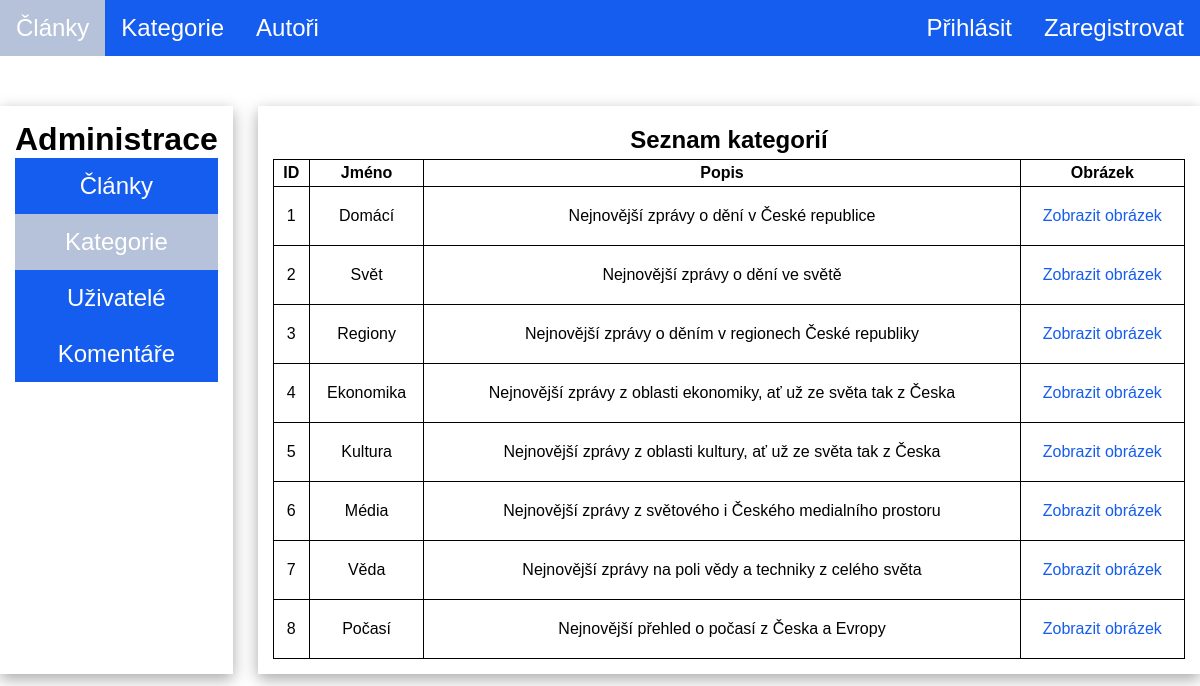
The page /administration_categories.php on the database as committed earlier.
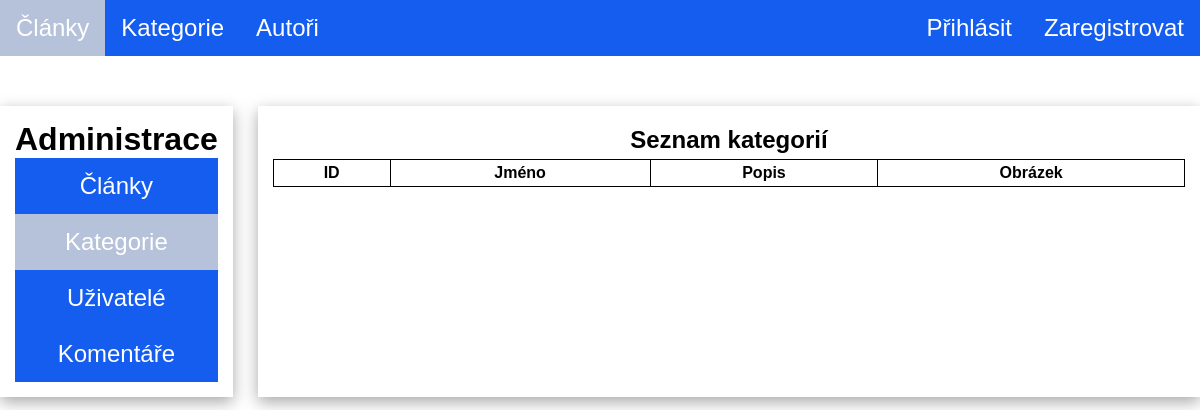
The same page on the database as committed later.
### tables this page shows
CREATE TABLE categories(
	id INT(6) UNSIGNED AUTO_INCREMENT PRIMARY KEY,
    name varchar(50),
    description VARCHAR(200),
    id_image INT(6) UNSIGNED,
    CONSTRAINT fk_id_image_categories FOREIGN KEY (id_image)
    REFERENCES images(id)
)
DEFAULT;

### Model/Database.php (called while the page is built, shortened)
<?php
class Database
{
    protected $conn;
    public function __construct()
    {
        $this->conn = new PDO(
            'mysql:host=' . self::HOST . ';dbname=' . self::DBNAME,
            self::USER,
            self::PASSWORD, [
            PDO::ATTR_ERRMODE => PDO::ERRMODE_EXCEPTION,
        ]);
        $this->conn->query('SET NAMES utf8');
    }
    public function select($sql)
    {
        $stmt = $this->execute($sql);
        return $stmt->fetchAll();
    }
    protected function execute($sql, $params = [])
    {
        $stmt = $this->conn->prepare($sql);
        $stmt->execute($params);
        return $stmt;
    }
}

### Model/CategoryRepo.php (called while the page is built, shortened)
<?php
class CategoryRepo
{
    protected $db;
    public function __construct(Database $db)
    {
        $this->db = $db;
    }
    public function getCategories(){
        $sql = 'SELECT * FROM categories';
        return $this->db->select($sql);
    }
}

### administration_categories.php (the view, shortened to what this page needs)
<!doctype html>
<html lang="en">
<head>
    <link rel="stylesheet" href="Style/administration.css">
</head>
<body>
<?php
require_once 'Model/Database.php';
require_once 'Model/CategoryRepo.php';
$db = new Database();
$repo = new CategoryRepo($db);
$categories = $repo->getCategories();
require_once 'nav_bar.php';
?>
<div class="administration">
    <?php require_once 'administration_menu.php'?>
    <div class="list">
        <div class="category_list">
            <div class="list_title">
                <h2 id="categories">Seznam kategorií</h2>
            </div>
            <table>
                <th>ID</th>
                <th>Jméno</th>
                <th>Popis</th>
                <th>Obrázek</th>
                <?php foreach ($categories as $category): ?>
                    <tr>
                        <td><p><?= $category['id'] ?></p></td>
                        <td><p><?= $category['name'] ?></p></td>
                        <td><p><?= $category['description'] ?></p></td>
                        <td><a href="<?= $category['image_url'] ?>">Zobrazit obrázek</a></td>
                    </tr>
                <?php endforeach; ?>
            </table>
        </div>
</div>
</body>
</html>

### nav_bar.php (shortened to what this page needs)
<!doctype html>
<html lang="en">
<head>
    <link rel="stylesheet" href="Style/nav_bar.css">
</head>
<body>
<?php
$selected = 'index';
$tabs = ['Články', 'Kategorie', 'Autoři', 'Administrace', 'Přidat článek'];
$pages = ['index.php', 'categories.php', 'authors.php', 'administration_articles.php', 'add_article.php'];
$is_logged = false;
?>
<div class="nav_bar">
    <ul>
        <?php foreach ($tabs as $i => $tab): ?>
            <?php if($i > 2): break; endif;?>
                <li><a class="<?= $selected === $pages[$i] ? 'selected' : '' ?>" href="<?= $pages[$i] ?>"><?= $tabs[$i] ?></a></li>
        <?php endforeach; ?>
        <div class="login_logout">
            <?php if($is_logged): ?>
                <li><a href="update_user.php?id=<?= $_SESSION['id'] ?>"><?= $_SESSION['name']. ' '. $_SESSION['surname']?></a></li>
                <li><a href="logout.php">Odhlásit</a></li>
            <?php else: ?>
                <li><a href="login.php">Přihlásit</a></li>
                <li><a href="register.php">Zaregistrovat</a></li>
            <?php endif; ?>
        </div>
    </ul>
</div>
</body>
</html>

### administration_menu.php (shortened to what this page needs)
<!doctype html>
<html lang="en">
<head>
    <link rel="stylesheet" href="Style/administration_menu.css">
</head>
<body>
<?php
$page = basename($_SERVER['PHP_SELF']);
?>
<div class="menu">
    <h1>Administrace</h1>
    <ul>
        <li class="<?= str_contains($page, 'articles') || str_contains($page, 'article') ? 'selected' : '' ?>"><a href="administration_articles.php">Články</a></li>
        <li class="<?= str_contains($page, 'categories')  || str_contains($page, 'category')? 'selected' : '' ?>"><a href="administration_categories.php">Kategorie</a></li>
        <li class="<?= str_contains($page, 'users') || str_contains($page, 'user') ? 'selected' : '' ?>"><a href="administration_users.php">Uživatelé</a></li>
        <li class="<?= str_contains($page, 'comments') || str_contains($page, 'comment') ? 'selected' : '' ?>"><a href="administration_comments.php">Komentáře</a></li>
    </ul>
</div>
</body>
</html>

### Style/administration.css (style rules this page uses)
.administration { display: flex; margin-top: 50px; gap: 25px; }
th, td { border: 1px solid black; }
table { width: 100%; padding: 15px 15px 0; border-collapse: collapse; }
th, td { padding: 4px 6px; }
.list { width: 100%; margin: 0 auto; box-shadow: rgba(0, 0, 0, 0.35) 0px 5px 15px; padding: 15px; }
.list_title { text-align: center; }
h2 { margin: 5px; }
h1 { margin: 0; }
a { text-decoration: none; color: #155dee; }
td { text-align: center; }

### Style/nav_bar.css (style rules this page uses)
body { font-family: sans-serif; max-width: 1300px; margin: 0 auto; }
.selected { background-color: #b6c2d9; }
ul { font-size: 150%; list-style-type: none; margin: 0; padding: 0; overflow: hidden; background-color: #155dee; top: 0; width: 100%; max-width: 1300px; }
a { margin: 0; }
li { float: left; }
li a { display: block; color: white; text-align: center; padding: 14px 16px; text-decoration: none; }
.login_logout { display: flex; justify-content: right; }

### Style/administration_menu.css (style rules this page uses)
body { font-family: sans-serif; }
.menu { box-shadow: rgba(0, 0, 0, 0.35) 0px 5px 15px; padding: 15px; }
.menu ul { display: flex; flex-direction: column; }
.selected { background-color: #b6c2d9; }

Rows that differ between the two databases and show on the page:
removed categories: id "1", name "Domácí", description "Nejnovější zprávy o dění v České republice"
removed categories: id "2", name "Svět", description "Nejnovější zprávy o dění ve světě"
removed categories: id "3", name "Regiony", description "Nejnovější zprávy o děním v regionech České republiky"
removed categories: id "4", name "Ekonomika", description "Nejnovější zprávy z oblasti ekonomiky, ať už ze světa tak z Česka"
removed categories: id "5", name "Kultura", description "Nejnovější zprávy z oblasti kultury, ať už ze světa tak z Česka"
removed categories: id "6", name "Média", description "Nejnovější zprávy z světového i Českého medialního prostoru"
removed categories: id "7", name "Věda", description "Nejnovější zprávy na poli vědy a techniky z celého světa"
removed categories: id "8", name "Počasí", description "Nejnovější přehled o počasí z Česka a Evropy"
